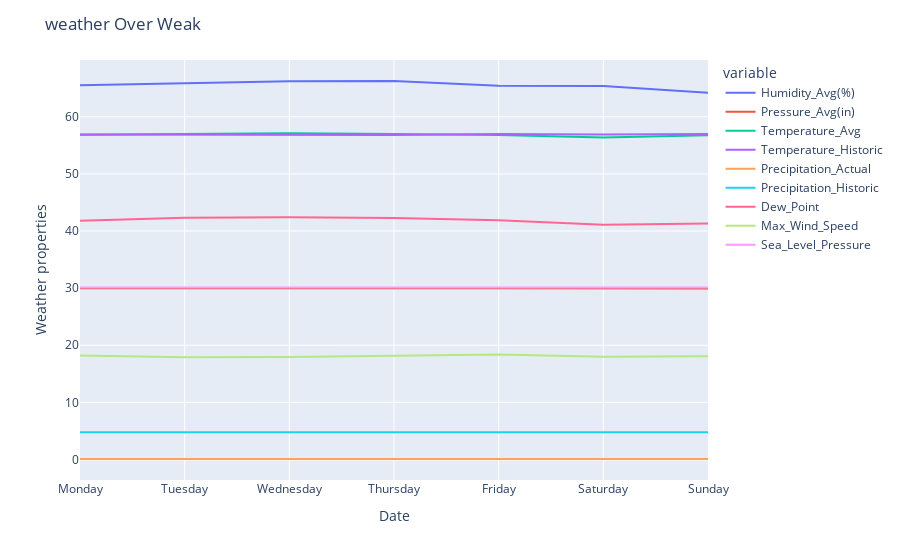

Notebook code for this chart:
### Code cell
fig = px.line(group_by_weak)
fig.update_layout(title='weather Over Weak',
                  xaxis_title='Date',
                  yaxis_title='Weather properties')
fig.show()

### Figure 1 — Plotly figure (JSON) as saved in the notebook; plotly's stock layout.template omitted (floating-point values rounded to 4 significant figures)
{"data": [{"hovertemplate": "variable=Humidity_Avg(%)<br>Day_of_weak=%{x}<br>value=%{y}<extra></extra>", "legendgroup": "Humidity_Avg(%)", "line": {"color": "#636efa", "dash": "solid"}, "marker": {"symbol": "circle"}, "mode": "lines", "name": "Humidity_Avg(%)", "orientation": "v", "showlegend": true, "type": "scatter", "x": ["Monday", "Tuesday", "Wednesday", "Thursday", "Friday", "Saturday", "Sunday"], "xaxis": "x", "y": [65.55, 65.92, 66.24, 66.27, 65.43, 65.41, 64.23], "yaxis": "y"}, {"hovertemplate": "variable=Pressure_Avg(in)<br>Day_of_weak=%{x}<br>value=%{y}<extra></extra>", "legendgroup": "Pressure_Avg(in)", "line": {"color": "#EF553B", "dash": "solid"}, "marker": {"symbol": "circle"}, "mode": "lines", "name": "Pressure_Avg(in)", "orientation": "v", "showlegend": true, "type": "scatter", "x": ["Monday", "Tuesday", "Wednesday", "Thursday", "Friday", "Saturday", "Sunday"], "xaxis": "x", "y": [29.95, 29.99, 29.99, 29.99, 29.98, 30.0, 29.93], "yaxis": "y"}, {"hovertemplate": "variable=Temperature_Avg<br>Day_of_weak=%{x}<br>value=%{y}<extra></extra>", "legendgroup": "Temperature_Avg", "line": {"color": "#00cc96", "dash": "solid"}, "marker": {"symbol": "circle"}, "mode": "lines", "name": "Temperature_Avg", "orientation": "v", "showlegend": true, "type": "scatter", "x": ["Monday", "Tuesday", "Wednesday", "Thursday", "Friday", "Saturday", "Sunday"], "xaxis": "x", "y": [56.86, 57.06, 57.14, 56.99, 56.83, 56.39, 56.76], "yaxis": "y"}, {"hovertemplate": "variable=Temperature_Historic<br>Day_of_weak=%{x}<br>value=%{y}<extra></extra>", "legendgroup": "Temperature_Historic", "line": {"color": "#ab63fa", "dash": "solid"}, "marker": {"symbol": "circle"}, "mode": "lines", "name": "Temperature_Historic", "orientation": "v", "showlegend": true, "type": "scatter", "x": ["Monday", "Tuesday", "Wednesday", "Thursday", "Friday", "Saturday", "Sunday"], "xaxis": "x", "y": [56.91, 56.89, 56.94, 56.82, 56.98, 56.92, 57.0], "yaxis": "y"}, {"hovertemplate": "variable=Precipitation_Actual<br>Day_of_weak=%{x}<br>value=%{y}<extra></extra>", "legendgroup": "Precipitation_Actual", "line": {"color": "#FFA15A", "dash": "solid"}, "marker": {"symbol": "circle"}, "mode": "lines", "name": "Precipitation_Actual", "orientation": "v", "showlegend": true, "type": "scatter", "x": ["Monday", "Tuesday", "Wednesday", "Thursday", "Friday", "Saturday", "Sunday"], "xaxis": "x", "y": [0.09181, 0.08851, 0.07134, 0.08888, 0.09331, 0.08793, 0.07555], "yaxis": "y"}, {"hovertemplate": "variable=Precipitation_Historic<br>Day_of_weak=%{x}<br>value=%{y}<extra></extra>", "legendgroup": "Precipitation_Historic", "line": {"color": "#19d3f3", "dash": "solid"}, "marker": {"symbol": "circle"}, "mode": "lines", "name": "Precipitation_Historic", "orientation": "v", "showlegend": true, "type": "scatter", "x": ["Monday", "Tuesday", "Wednesday", "Thursday", "Friday", "Saturday", "Sunday"], "xaxis": "x", "y": [4.741, 4.748, 4.743, 4.749, 4.741, 4.738, 4.746], "yaxis": "y"}, {"hovertemplate": "variable=Dew_Point<br>Day_of_weak=%{x}<br>value=%{y}<extra></extra>", "legendgroup": "Dew_Point", "line": {"color": "#FF6692", "dash": "solid"}, "marker": {"symbol": "circle"}, "mode": "lines", "name": "Dew_Point", "orientation": "v", "showlegend": true, "type": "scatter", "x": ["Monday", "Tuesday", "Wednesday", "Thursday", "Friday", "Saturday", "Sunday"], "xaxis": "x", "y": [41.79, 42.34, 42.39, 42.3, 41.87, 41.12, 41.32], "yaxis": "y"}, {"hovertemplate": "variable=Max_Wind_Speed<br>Day_of_weak=%{x}<br>value=%{y}<extra></extra>", "legendgroup": "Max_Wind_Speed", "line": {"color": "#B6E880", "dash": "solid"}, "marker": {"symbol": "circle"}, "mode": "lines", "name": "Max_Wind_Speed", "orientation": "v", "showlegend": true, "type": "scatter", "x": ["Monday", "Tuesday", "Wednesday", "Thursday", "Friday", "Saturday", "Sunday"], "xaxis": "x", "y": [18.2, 17.87, 17.95, 18.2, 18.35, 17.97, 18.05], "yaxis": "y"}, {"hovertemplate": "variable=Sea_Level_Pressure<br>Day_of_weak=%{x}<br>value=%{y}<extra></extra>", "legendgroup": "Sea_Level_Pressure", "line": {"color": "#FF97FF", "dash": "solid"}, "marker": {"symbol": "circle"}, "mode": "lines", "name": "Sea_Level_Pressure", "orientation": "v", "showlegend": true, "type": "scatter", "x": ["Monday", "Tuesday", "Wednesday", "Thursday", "Friday", "Saturday", "Sunday"], "xaxis": "x", "y": [30.1, 30.09, 30.09, 30.09, 30.1, 30.11, 30.11], "yaxis": "y"}], "layout": {"legend": {"title": {"text": "variable"}, "tracegroupgap": 0}, "margin": {"t": 60}, "title": {"text": "weather Over Weak"}, "xaxis": {"anchor": "y", "domain": [0, 1], "title": {"text": "Date"}}, "yaxis": {"anchor": "x", "domain": [0, 1], "title": {"text": "Weather properties"}}}}
